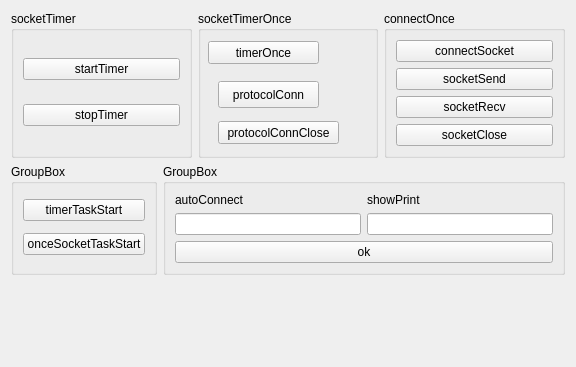
<?xml version="1.0" encoding="UTF-8"?>
<ui version="4.0">
 <class>SkpSocketTestWidget</class>
 <widget class="QWidget" name="SkpSocketTestWidget">
  <property name="geometry">
   <rect>
    <x>0</x>
    <y>0</y>
    <width>576</width>
    <height>367</height>
   </rect>
  </property>
  <property name="windowTitle">
   <string>Form</string>
  </property>
  <layout class="QVBoxLayout" name="verticalLayout_7">
   <item>
    <layout class="QHBoxLayout" name="horizontalLayout">
     <item>
      <widget class="QGroupBox" name="groupBox">
       <property name="title">
        <string>socketTimer</string>
       </property>
       <layout class="QVBoxLayout" name="verticalLayout_2">
        <item>
         <widget class="QPushButton" name="startTimer">
          <property name="text">
           <string>startTimer</string>
          </property>
         </widget>
        </item>
        <item>
         <widget class="QPushButton" name="stopTimer">
          <property name="text">
           <string>stopTimer</string>
          </property>
         </widget>
        </item>
       </layout>
      </widget>
     </item>
     <item>
      <widget class="QGroupBox" name="socketTimerOnce">
       <property name="title">
        <string>socketTimerOnce</string>
       </property>
       <widget class="QPushButton" name="timerOnce">
        <property name="geometry">
         <rect>
          <x>10</x>
          <y>30</y>
          <width>111</width>
          <height>23</height>
         </rect>
        </property>
        <property name="text">
         <string>timerOnce</string>
        </property>
       </widget>
       <widget class="QPushButton" name="protocolConn">
        <property name="geometry">
         <rect>
          <x>20</x>
          <y>70</y>
          <width>101</width>
          <height>27</height>
         </rect>
        </property>
        <property name="text">
         <string>protocolConn</string>
        </property>
       </widget>
       <widget class="QPushButton" name="protocolConnClose">
        <property name="geometry">
         <rect>
          <x>20</x>
          <y>110</y>
          <width>121</width>
          <height>23</height>
         </rect>
        </property>
        <property name="text">
         <string>protocolConnClose</string>
        </property>
       </widget>
      </widget>
     </item>
     <item>
      <widget class="QGroupBox" name="connectOnce">
       <property name="title">
        <string>connectOnce</string>
       </property>
       <layout class="QVBoxLayout" name="verticalLayout">
        <item>
         <widget class="QPushButton" name="connectSocket">
          <property name="text">
           <string>connectSocket</string>
          </property>
         </widget>
        </item>
        <item>
         <widget class="QPushButton" name="socketSend">
          <property name="text">
           <string>socketSend</string>
          </property>
         </widget>
        </item>
        <item>
         <widget class="QPushButton" name="socketRecv">
          <property name="text">
           <string>socketRecv</string>
          </property>
         </widget>
        </item>
        <item>
         <widget class="QPushButton" name="socketClose">
          <property name="text">
           <string>socketClose</string>
          </property>
         </widget>
        </item>
       </layout>
      </widget>
     </item>
    </layout>
   </item>
   <item>
    <layout class="QHBoxLayout" name="horizontalLayout_3">
     <item>
      <widget class="QGroupBox" name="groupBox_2">
       <property name="title">
        <string>GroupBox</string>
       </property>
       <layout class="QVBoxLayout" name="verticalLayout_6">
        <item>
         <widget class="QPushButton" name="timerTaskStart">
          <property name="text">
           <string>timerTaskStart</string>
          </property>
         </widget>
        </item>
        <item>
         <widget class="QPushButton" name="onceSocketTaskStart">
          <property name="text">
           <string>onceSocketTaskStart</string>
          </property>
         </widget>
        </item>
       </layout>
      </widget>
     </item>
     <item>
      <widget class="QGroupBox" name="groupBox_3">
       <property name="title">
        <string>GroupBox</string>
       </property>
       <layout class="QVBoxLayout" name="verticalLayout_5">
        <item>
         <layout class="QHBoxLayout" name="horizontalLayout_2">
          <item>
           <layout class="QVBoxLayout" name="verticalLayout_3">
            <item>
             <widget class="QLabel" name="autoConnect_label">
              <property name="text">
               <string>autoConnect</string>
              </property>
             </widget>
            </item>
            <item>
             <widget class="QLineEdit" name="autoconnect_lineEdit"/>
            </item>
           </layout>
          </item>
          <item>
           <layout class="QVBoxLayout" name="verticalLayout_4">
            <item>
             <widget class="QLabel" name="showPrint_label">
              <property name="text">
               <string>showPrint</string>
              </property>
             </widget>
            </item>
            <item>
             <widget class="QLineEdit" name="showPrint_lineEdit"/>
            </item>
           </layout>
          </item>
         </layout>
        </item>
        <item>
         <widget class="QPushButton" name="ok_pushButton">
          <property name="text">
           <string>ok</string>
          </property>
         </widget>
        </item>
       </layout>
      </widget>
     </item>
    </layout>
   </item>
   <item>
    <spacer name="verticalSpacer">
     <property name="orientation">
      <enum>Qt::Vertical</enum>
     </property>
     <property name="sizeHint" stdset="0">
      <size>
       <width>20</width>
       <height>154</height>
      </size>
     </property>
    </spacer>
   </item>
  </layout>
 </widget>
 <resources/>
 <connections/>
</ui>
